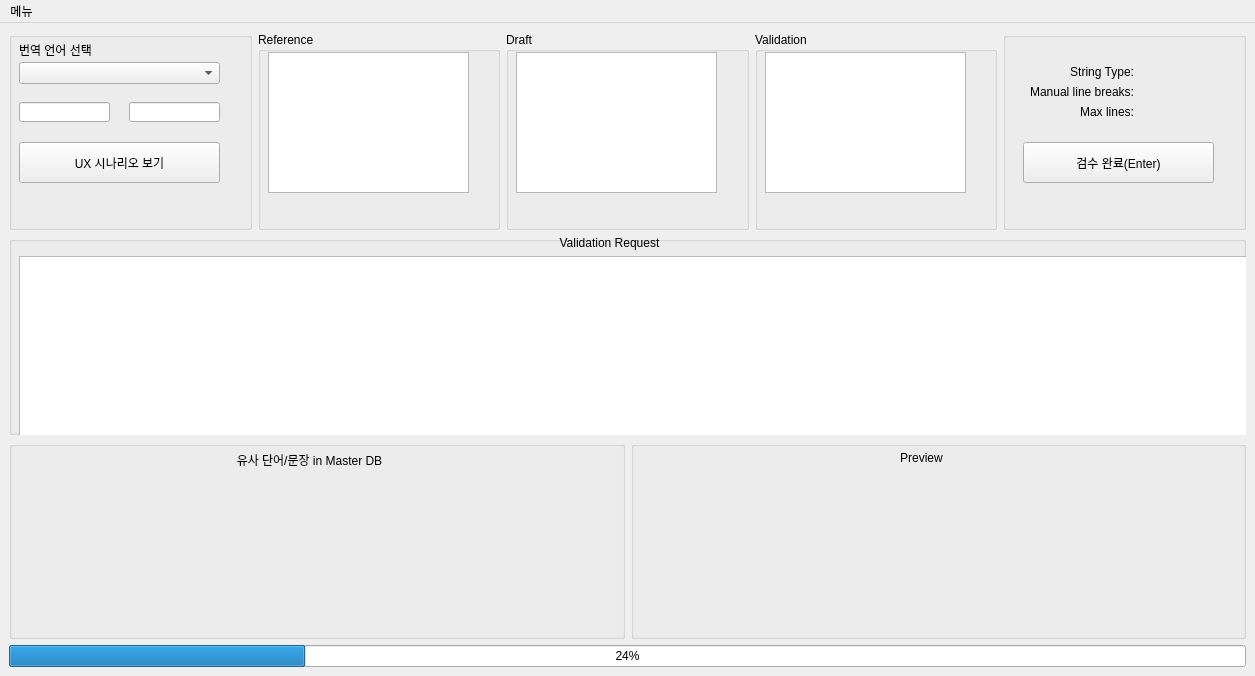
<?xml version="1.0" encoding="UTF-8"?>
<ui version="4.0">
 <class>MainWindow</class>
 <widget class="QMainWindow" name="MainWindow">
  <property name="geometry">
   <rect>
    <x>0</x>
    <y>0</y>
    <width>1255</width>
    <height>676</height>
   </rect>
  </property>
  <property name="windowTitle">
   <string>MainWindow</string>
  </property>
  <widget class="QWidget" name="centralwidget">
   <layout class="QGridLayout" name="gridLayout">
    <item row="0" column="0">
     <layout class="QVBoxLayout" name="mainlayout">
      <item>
       <layout class="QHBoxLayout" name="topwidget">
        <item>
         <widget class="QGroupBox" name="first_groupbox">
          <property name="title">
           <string/>
          </property>
          <widget class="QLabel" name="selectlanguage_label">
           <property name="geometry">
            <rect>
             <x>10</x>
             <y>10</y>
             <width>131</width>
             <height>16</height>
            </rect>
           </property>
           <property name="text">
            <string>번역 언어 선택</string>
           </property>
          </widget>
          <widget class="QComboBox" name="comboBox_3">
           <property name="geometry">
            <rect>
             <x>10</x>
             <y>30</y>
             <width>201</width>
             <height>22</height>
            </rect>
           </property>
          </widget>
          <widget class="QLineEdit" name="minvalue_txtedt">
           <property name="geometry">
            <rect>
             <x>10</x>
             <y>70</y>
             <width>91</width>
             <height>20</height>
            </rect>
           </property>
          </widget>
          <widget class="QLineEdit" name="maxvalue_txtedt">
           <property name="geometry">
            <rect>
             <x>120</x>
             <y>70</y>
             <width>91</width>
             <height>20</height>
            </rect>
           </property>
          </widget>
          <widget class="QPushButton" name="scenario_view_btn">
           <property name="geometry">
            <rect>
             <x>10</x>
             <y>110</y>
             <width>201</width>
             <height>41</height>
            </rect>
           </property>
           <property name="text">
            <string>UX 시나리오 보기</string>
           </property>
          </widget>
         </widget>
        </item>
        <item>
         <widget class="QGroupBox" name="second_groupbox">
          <property name="title">
           <string>Reference</string>
          </property>
          <widget class="QTextEdit" name="ref_txtedt_3">
           <property name="geometry">
            <rect>
             <x>10</x>
             <y>20</y>
             <width>201</width>
             <height>141</height>
            </rect>
           </property>
          </widget>
         </widget>
        </item>
        <item>
         <widget class="QGroupBox" name="third_groupbox">
          <property name="title">
           <string>Draft</string>
          </property>
          <widget class="QTextEdit" name="draft_txtedt_2">
           <property name="geometry">
            <rect>
             <x>10</x>
             <y>20</y>
             <width>201</width>
             <height>141</height>
            </rect>
           </property>
          </widget>
         </widget>
        </item>
        <item>
         <widget class="QGroupBox" name="fourth_groupbox">
          <property name="title">
           <string>Validation</string>
          </property>
          <widget class="QTextEdit" name="val_txtedt">
           <property name="geometry">
            <rect>
             <x>10</x>
             <y>20</y>
             <width>201</width>
             <height>141</height>
            </rect>
           </property>
          </widget>
         </widget>
        </item>
        <item>
         <widget class="QGroupBox" name="fifth_groupBox">
          <property name="title">
           <string/>
          </property>
          <widget class="QLabel" name="strtype_label">
           <property name="geometry">
            <rect>
             <x>50</x>
             <y>30</y>
             <width>81</width>
             <height>20</height>
            </rect>
           </property>
           <property name="text">
            <string>String Type:</string>
           </property>
           <property name="alignment">
            <set>Qt::AlignRight|Qt::AlignTrailing|Qt::AlignVCenter</set>
           </property>
          </widget>
          <widget class="QLabel" name="linebreaks_label">
           <property name="geometry">
            <rect>
             <x>20</x>
             <y>50</y>
             <width>111</width>
             <height>20</height>
            </rect>
           </property>
           <property name="text">
            <string>Manual line breaks:</string>
           </property>
           <property name="alignment">
            <set>Qt::AlignRight|Qt::AlignTrailing|Qt::AlignVCenter</set>
           </property>
          </widget>
          <widget class="QLabel" name="maxlines_label">
           <property name="geometry">
            <rect>
             <x>60</x>
             <y>70</y>
             <width>71</width>
             <height>20</height>
            </rect>
           </property>
           <property name="text">
            <string>Max lines:</string>
           </property>
           <property name="alignment">
            <set>Qt::AlignRight|Qt::AlignTrailing|Qt::AlignVCenter</set>
           </property>
          </widget>
          <widget class="QPushButton" name="enter_btn">
           <property name="geometry">
            <rect>
             <x>20</x>
             <y>110</y>
             <width>191</width>
             <height>41</height>
            </rect>
           </property>
           <property name="text">
            <string>검수 완료(Enter)</string>
           </property>
          </widget>
         </widget>
        </item>
       </layout>
      </item>
      <item>
       <layout class="QVBoxLayout" name="midwidget">
        <item>
         <widget class="QGroupBox" name="lidTableView_groupbox">
          <property name="title">
           <string/>
          </property>
          <widget class="QLabel" name="midwidget_title_2">
           <property name="geometry">
            <rect>
             <x>490</x>
             <y>0</y>
             <width>221</width>
             <height>16</height>
            </rect>
           </property>
           <property name="text">
            <string>Validation Request</string>
           </property>
           <property name="alignment">
            <set>Qt::AlignHCenter|Qt::AlignTop</set>
           </property>
          </widget>
          <widget class="QListWidget" name="listWidget">
           <property name="geometry">
            <rect>
             <x>10</x>
             <y>20</y>
             <width>1361</width>
             <height>192</height>
            </rect>
           </property>
          </widget>
         </widget>
        </item>
       </layout>
      </item>
      <item>
       <layout class="QHBoxLayout" name="bottomwidget">
        <item>
         <layout class="QVBoxLayout" name="leftinbottomlayout">
          <item>
           <widget class="QGroupBox" name="masterDB_groupbox">
            <property name="title">
             <string/>
            </property>
            <widget class="QLabel" name="masterdb_title">
             <property name="geometry">
              <rect>
               <x>200</x>
               <y>10</y>
               <width>201</width>
               <height>16</height>
              </rect>
             </property>
             <property name="text">
              <string>유사 단어/문장 in Master DB</string>
             </property>
             <property name="alignment">
              <set>Qt::AlignHCenter|Qt::AlignTop</set>
             </property>
            </widget>
           </widget>
          </item>
         </layout>
        </item>
        <item>
         <layout class="QHBoxLayout" name="rightinbottomlayout">
          <item>
           <widget class="QGroupBox" name="preview_groupbox">
            <property name="title">
             <string/>
            </property>
            <widget class="QLabel" name="preview_title">
             <property name="geometry">
              <rect>
               <x>240</x>
               <y>10</y>
               <width>101</width>
               <height>20</height>
              </rect>
             </property>
             <property name="text">
              <string>Preview</string>
             </property>
             <property name="alignment">
              <set>Qt::AlignHCenter|Qt::AlignTop</set>
             </property>
            </widget>
           </widget>
          </item>
         </layout>
        </item>
       </layout>
      </item>
     </layout>
    </item>
    <item row="1" column="0">
     <widget class="QProgressBar" name="statusbar">
      <property name="value">
       <number>24</number>
      </property>
     </widget>
    </item>
   </layout>
  </widget>
  <widget class="QMenuBar" name="menubar">
   <property name="geometry">
    <rect>
     <x>0</x>
     <y>0</y>
     <width>1255</width>
     <height>21</height>
    </rect>
   </property>
   <widget class="QMenu" name="menu">
    <property name="title">
     <string>메뉴</string>
    </property>
   </widget>
   <addaction name="menu"/>
  </widget>
 </widget>
 <resources/>
 <connections/>
</ui>
